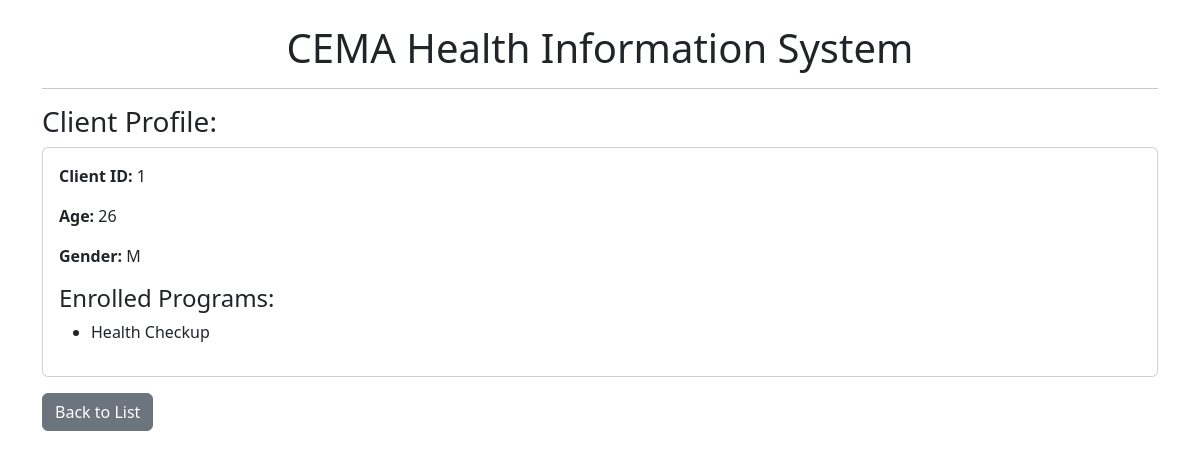
Page /clients/1/ on the committed database.
### clients/models.py (models this page shows, shortened)
class Client(models.Model):
    GENDER_CHOICES = [
        ('M', 'Male'),
        ('F', 'Female'),
        ('O', 'Other'),
    ]
    full_name = models.CharField(max_length=100)
    age = models.PositiveIntegerField()
    gender = models.CharField(max_length=1, choices=GENDER_CHOICES)
    contact_info = models.CharField(max_length=255)

class Enrollment(models.Model):
    client = models.ForeignKey(Client, on_delete=models.CASCADE, related_name='enrollments')
    program = models.ForeignKey(Program, on_delete=models.CASCADE)
    date_enrolled = models.DateField(auto_now_add=True)

### programs/models.py (models this page shows, shortened)
class Program(models.Model):
    name = models.CharField(max_length=100)
    description = models.TextField()
    start_date = models.DateField(default='2025-01-01')
    end_date = models.DateField(default='2026-01-01')

### clients/views.py (the view)
# urls.py: path('<int:client_id>/', client_profile, name='client-profile'),
def client_profile(request, client_id):
    client = get_object_or_404(Client, id=client_id)
    enrollments = client.enrollments.all()
    return render(request, 'clients/client_profile.html', {'client': client, 'enrollments': enrollments})

### templates/clients/client_profile.html (shortened to what this page needs)
{% extends 'base.html' %}
{% block content %}
<h3>Client Profile: {{ client.name }}</h3>
<div class="card">
  <div class="card-body">
    <p><strong>Client ID:</strong> {{ client.id }}</p>
    <p><strong>Age:</strong> {{ client.age }}</p>
    <p><strong>Gender:</strong> {{ client.gender }}</p>
    <h4>Enrolled Programs:</h4>
    <ul>
      {% for enrollment in enrollments %}
        <li>{{ enrollment.program.name }}</li>
      {% empty %}
        <li>No programs enrolled.</li>
      {% endfor %}
    </ul>
  </div>
</div>
<a href="{% url 'client-list' %}" class="btn btn-secondary mt-3">Back to List</a>
{% endblock %}

### rows in the picture
Client: id "1", age "26", gender "M"
Enrollment: program.name "Health Checkup"
